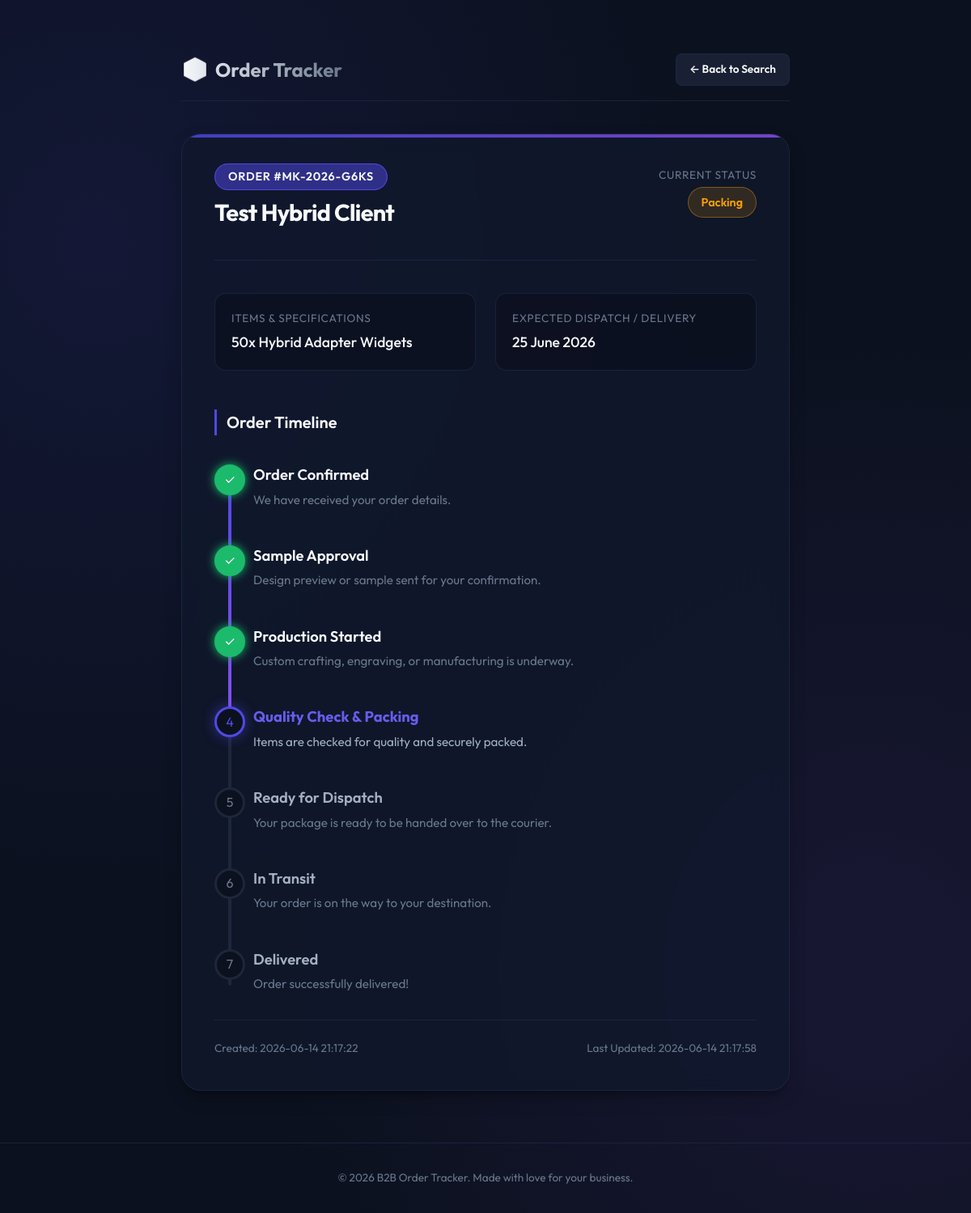
/track/MK-2026-G6KS (signed in), run on the app's committed database.
### tables this page shows
CREATE TABLE orders (
                id INTEGER PRIMARY KEY AUTOINCREMENT,
                order_number TEXT UNIQUE NOT NULL,
                client_name TEXT NOT NULL,
                item_details TEXT NOT NULL,
                status TEXT NOT NULL,
                notes TEXT,
                courier_name TEXT,
                tracking_number TEXT,
                estimated_delivery TEXT,
                created_at TEXT NOT NULL,
                updated_at TEXT NOT NULL
            , email TEXT);

### app.py (the view)
@app.route('/track/<order_number>')
def track_order(order_number):
    order_number = order_number.strip().upper()
    order = run_query("SELECT * FROM orders WHERE UPPER(order_number) = ?", (order_number,), fetchone=True)
    if not order:
        return render_template('home.html', error=f"Order '{order_number}' not found. Please check and try again.")
    status_flow = [
        {"name": "Order Received", "label": "Order Confirmed", "desc": "We have received your order details."},
        {"name": "Sample Approval", "label": "Sample Approval", "desc": "Design preview or sample sent for your confirmation."},
        {"name": "Production Start", "label": "Production Started", "desc": "Custom crafting, engraving, or manufacturing is underway."},
        {"name": "Packing", "label": "Quality Check & Packing", "desc": "Items are checked for quality and securely packed."},
        {"name": "Ready for Dispatch", "label": "Ready for Dispatch", "desc": "Your package is ready to be handed over to the courier."},
        {"name": "In Transit", "label": "In Transit", "desc": "Your order is on the way to your destination."},
        {"name": "Delivered", "label": "Delivered", "desc": "Order successfully delivered!"}
    ]
    current_status = order['status']
    current_step = 0
    for idx, step in enumerate(status_flow):
        if step['name'] == current_status:
            current_step = idx
            break
    return render_template('track.html', order=order, status_flow=status_flow, current_step=current_step)

### templates/track.html (shortened to what this page needs)
<!DOCTYPE html>
<html lang="en">
<head>
    <link rel="stylesheet" href="{{ url_for('static', filename='style.css') }}">
</head>
<body>
    <div class="container" style="max-width: 800px; margin: 2rem auto;">
        <header>
            <div class="logo">
                <span class="logo-icon">📦</span>
                <span>Order Tracker</span>
            </div>
            <div>
                <a href="{{ url_for('home') }}" class="btn btn-secondary btn-sm">← Back to Search</a>
            </div>
        </header>
        <div class="card">
            <div class="tracking-header">
                <div>
                    <span class="order-badge">ORDER #{{ order.order_number }}</span>
                    <h1 style="margin-top: 0.5rem; font-size: 1.8rem; background: none; -webkit-text-fill-color: initial; color: var(--text-primary);">
                        {{ order.client_name }}
                    </h1>
                </div>
                <div class="status-summary">
                    <div class="detail-label">Current Status</div>
                    <span class="status-badge {% if order.status == 'Order Received' %}received{% elif order.status == 'Sample Approval' %}sample-approval{% elif order.status == 'Production Start' %}production-start{% elif order.status == 'Packing' %}packing{% elif order.status == 'Ready for Dispatch' %}dispatch{% elif order.status == 'In Transit' %}transit{% elif order.status == 'Delivered' %}delivered{% endif %}">
                        {{ order.status }}
                    </span>
                </div>
            </div>
            <div class="detail-grid">
                <div class="detail-item">
                    <div class="detail-label">Items & Specifications</div>
                    <div class="detail-val" style="white-space: pre-line;">{{ order.item_details }}</div>
                </div>
                <div class="detail-item">
                    <div class="detail-label">Expected Dispatch / Delivery</div>
                    <div class="detail-val">{{ order.estimated_delivery or 'Updating soon...' }}</div>
                </div>
            </div>
            <h2 style="font-size: 1.25rem; border-left: 3px solid var(--primary); padding-left: 0.75rem; margin-bottom: 2rem;">Order Timeline</h2>
            <div class="timeline">
                <div class="timeline-progress-line" style="height: {{ (current_step / (status_flow|length - 1)) * 100 }}%;"></div>
                {% for step in status_flow %}
                    {% set step_idx = loop.index0 %}
                    <div class="timeline-item {% if step_idx < current_step %}completed{% elif step_idx == current_step %}active{% endif %}">
                        <div class="timeline-dot">
                            {% if step_idx < current_step %}
                                ✓
                            {% else %}
                                {{ loop.index }}
                            {% endif %}
                        </div>
                        <div class="timeline-content">
                            <h3 class="timeline-title">{{ step.label }}</h3>
                            <p class="timeline-desc">{{ step.desc }}</p>
                        </div>
                    </div>
                {% endfor %}
            </div>
            <div class="flex-between mt-4" style="border-top: 1px solid var(--border-color); padding-top: 1.5rem; font-size: 0.85rem; color: var(--text-muted);">
                <span>Created: {{ order.created_at }}</span>
                <span>Last Updated: {{ order.updated_at }}</span>
            </div>
        </div>
    </div>
    <footer>
        <p>&copy; 2026 B2B Order Tracker. Made with love for your business.</p>
    </footer>
</body>
</html>

### data on the page
orders: order_number "MK-2026-G6KS", client_name "Test Hybrid Client", status "Packing", item_details "50x Hybrid Adapter Widgets", estimated_delivery "25 June 2026", created_at "2026-06-14 21:17:22", updated_at "2026-06-14 21:17:58"

### other printed values
{{ step.label }} "Order Confirmed" "Sample Approval" "Production Started" "Quality Check & Packing" "Ready for Dispatch" "In Transit" "Delivered"
{{ step.desc }} "We have received your order details." "Design preview or sample sent for your confirmation." "Custom crafting, engraving, or manufacturing is underway." "Items are checked for quality and securely packed." "Your package is ready to be handed over to the courier." "Your order is on the way to your destination." "Order successfully delivered!"
